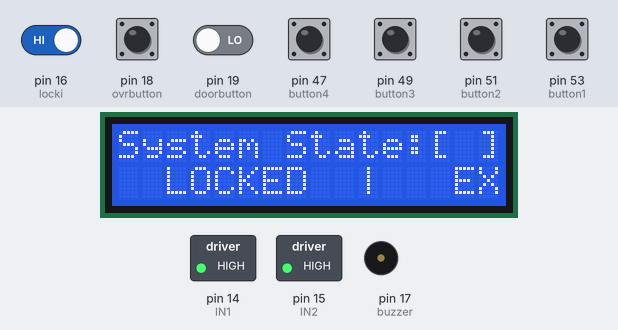
A sketch run on a simulated Arduino Mega 2560, built with avr-gcc and run on an emulated ATmega2560. Shown: 16×2 character LCD, switched loads named in the sketch (green lamp = pin HIGH), buzzer (waves = sounding, pin HIGH). The test bench sets the inputs (shaded band); at power-on: pin 16 (locki) HIGH, pin 18 (ovrbutton), pin 19 (doorbutton), pin 47 (button4), pin 49 (button3), pin 51 (button2), pin 53 (button1) LOW.

Above: at 1.2 s.
1.3 s: pin 47 (button4) pulled HIGH for 0.15 s
At 1.54 s:
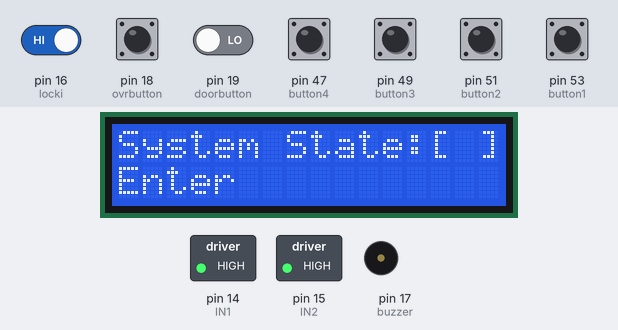
2.0 s: pin 16 (locki) driven LOW and pin 19 (doorbutton) driven HIGH
At 4.6 s:
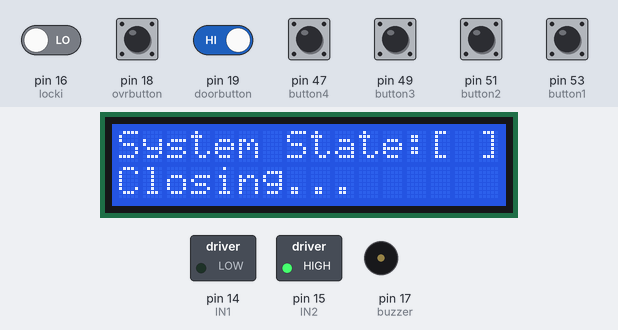
8.0 s: pin 19 (doorbutton) driven LOW
At 11.2 s:
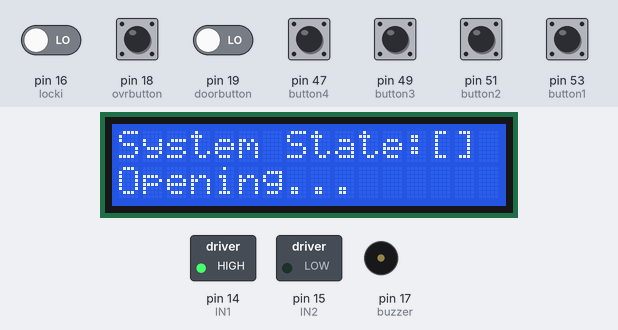
Timing chart, 0 to 17.7 s (numbered marks = the images above; inputs shaded):
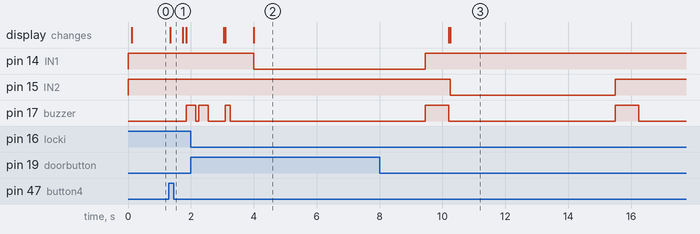

The sketch:

Combilock_v1.4.ino
```cpp
#include <EEPROM.h>
#include <LiquidCrystal.h>
// initialize the library with the numbers of the interface pins
LiquidCrystal lcd(1,2,3,4,5,6);
///////////////////////////////////////////////////////////////
const int opendelay=5250;//Opening motor running time
const int closedelay=5450;//Closing motor running time

///////////////////////////////////////////////////////////////
//Keypad////////////////
const int button1 = 53;

const int button2 = 51;

const int button3 = 49;

const int button4 = 47;

const int ovrbutton=18;//Override button to open door
const int doorbutton=19;//Door button to lock automatically
bool lockstatus;
const int buzzer=17;//buzzer
const int IN1=14;//Hbridge
const int IN2=15;//Hbridge
//Autoclose door
const int autoclose=1;
////////////////////////
const int locki=16;//internal lock switch


int button1state = 0;

int button2state = 0;

int button3state = 0;

int button4state = 0;
int doorstate=1;
int overridestate=0;


int lockistatus;
int check = 0;

int door;

int unlock_var = 0;

int unlock_code = 2115;

int lock_code = 6787;             //////////////////////////////////////////////////////////////For Locking out

int temp_num;

int gate = 0;


void setup() {


  pinMode(button1, INPUT);

  pinMode(button2, INPUT);

  pinMode(button3, INPUT);

  pinMode(button4, INPUT);

pinMode(locki, INPUT_PULLUP);

  pinMode(IN2, OUTPUT);
  pinMode(IN1, OUTPUT);
pinMode(buzzer, OUTPUT);
      digitalWrite(IN1, HIGH);
      digitalWrite(IN2, HIGH);

   pinMode(ovrbutton, INPUT);
  pinMode(doorbutton, INPUT);

  // set up the LCD's number of columns and rows:

  lcd.begin(16, 2);

  // Print a message to the LCD.

  lcd.print("System State:");
  doorstate = digitalRead(doorbutton);
if(doorstate == HIGH)//Automatic door lock
     {

      door=1;
     }
     if(doorstate == LOW)
     {
      door=0;

     }
  EEPROM.get(0,lockstatus);

   lockistatus = digitalRead(locki);
}
void open()
{     if(door==1)
    {
      digitalWrite(IN1, HIGH);
      digitalWrite(IN2, LOW);
      lcd.setCursor(0,1);

     lcd.print("Opening...        ");
      delay(opendelay);

      digitalWrite(IN1, HIGH);
      digitalWrite(IN2, HIGH);
      door=0;
      beeplong();
      delay(2000);
      }
      else if(door==0)
      {
        if(lockistatus!=LOW && lockstatus!=true )
        {
          lcd.setCursor(0,1);

       lcd.print("Door Open!!     ");
       delay(20);
        }


      }
}
void close()
{
  if(door==0)
     {beep();
      delay(750);
      digitalWrite(IN1, LOW);
      digitalWrite(IN2, HIGH);

      lcd.setCursor(0,1);

     lcd.print("Closing...        ");
      delay(closedelay);

      digitalWrite(IN1, HIGH);
      digitalWrite(IN2, HIGH);
      door=1;
      beeplong();
    }

}

void beeplong()
{
  digitalWrite(buzzer, HIGH);
  delay(750);
  digitalWrite(buzzer, LOW);
}
void beepshort()
{
  digitalWrite(buzzer, HIGH);
  delay(300);
  digitalWrite(buzzer, LOW);
}

void beep()
{
  digitalWrite(buzzer, HIGH);
  delay(150);
  digitalWrite(buzzer, LOW);
}

//---------------------------------------------------------------------------------------------------------------------------------------
void loop(){
  lockistatus = digitalRead(locki);
lcd.setCursor(0,0);
lcd.print("System State:");
  // read the state of the pushbutton value:

  button1state = digitalRead(button1);

  button2state = digitalRead(button2);

  button3state = digitalRead(button3);

  button4state = digitalRead(button4);

 doorstate = digitalRead(doorbutton);
 overridestate = digitalRead(ovrbutton);

//  lcd.print("                   ");

//  // check if the pushbutton is pressed.

//  // if it is, the buttonState is HIGH:

//  if (button1state == HIGH) {

//    // show "yes" message

//    lcd.setCursor(0,1);

//    lcd.print("Pressed");

//  }

//  else {

//    // show "no" message

//    lcd.setCursor(0,1);

//    lcd.print("NOT Pressed");

//  }


EEPROM.get(0,lockstatus);


     lcd.setCursor(0,1);

     lcd.print("Waiting...        ");

///////////////////////////////////////////////////////////////////////////////
////////////////////////////////////////////////////////


     if(doorstate == HIGH){
                          if (autoclose==1)
                          {

                          close();
                          }
                          else if(autoclose==0)
                          {
                            door=1;
                          }
       }


      else if(doorstate == LOW)
       {
      //door=0;

      if (autoclose==1)
                          {

                          open();
                          }
                          else if(autoclose==0)
                          {
                            door=0;
                          }

     }

     if(overridestate == HIGH)//override door open door lock
     {lcd.setCursor(0,1);

       lcd.print("OPEN            ");
       delay(400);
      open();
     }


     if(button1state == HIGH)

     {

       unlock_var = 56;

       lcd.setCursor(0,1);

       lcd.print("1               ");

       delay(400);

     }

     if(button2state == HIGH)

     {

       unlock_var = unlock_var*3;

       lcd.setCursor(0,1);

       lcd.print("2               ");

       delay(400);

     }

     if(button3state == HIGH)

     {

       temp_num = unlock_var;

       temp_num = temp_num/2;

       temp_num = temp_num-17;

       unlock_var = unlock_var + temp_num;

       lcd.setCursor(0,1);

       lcd.print("3               ");

       delay(400);

     }


    if(button4state == HIGH)

    {

lcd.setCursor(0,1);

        lcd.print("Enter               ");

       delay(400);
      check = 1;

    }


   if(check == 1)

   {

        lcd.setCursor(0,1);

        lcd.print("Checking Code...");

        delay(100);


///Overlock/////////////////////////////////////////////////////////////////////////////////////////////////////////////////
if(unlock_var == lock_code)
{

lockstatus= !lockstatus;
EEPROM.put(0, lockstatus);
beeplong();
delay(50);
beepshort;
delay(50);
beep;

}


//////////////////////////////////////////////////////////////////////////////////////////////////////////////////////////


       if(unlock_var == unlock_code && lockstatus==false && lockistatus==HIGH)

       {

          lcd.setCursor(0,1);

          lcd.print("Access Granted    ");
          beepshort();
          delay(1000);

//Open Door

          open();

          delay(1500); //unlock delay

          unlock_var = 0;

       }

       else

       {

         lcd.setCursor(0,1);

         lcd.print("Access Denied     ");
          beepshort();
          delay(100);
          beepshort();
         delay(500);

         unlock_var = 0;


       }

      check = 0;

   }
if (lockstatus==true && lockistatus==LOW)
{
  lcd.setCursor(0,1);

          lcd.print("  LOCKED  |IN EX");
          delay(40);
}
else if(lockstatus==true)
{
  lcd.setCursor(0,1);

          lcd.print("  LOCKED  |   EX");
          delay(40);
}

else if(lockistatus==LOW)
{
  lcd.setCursor(0,1);

          lcd.print("  LOCKED  |IN   ");
          delay(40);
}


   if (door==1)
   {
lcd.setCursor(13,0);

     lcd.print("[] ");
   }
   else if (door==0)
   {
lcd.setCursor(13,0);

     lcd.print("[ ]");
   }
  // delay(300);
   //lcd.clear();
}
```

Measured:
- after the input at 1.3 s, pin 17 (buzzer): LOW → HIGH after 0.55 s; the display: changes at once (image 1)
- after the input at 2.0 s, pin 14 (IN1): HIGH → LOW after 2.0 s; the display: first differs from a run without the input after 1.1 s (image 2 shows a later state)
- after the input at 8.0 s, pin 15 (IN2): HIGH → LOW after 2.2 s, → HIGH 5.3 s later; the display: first differs from a run without the input after 2.2 s (image 3)
